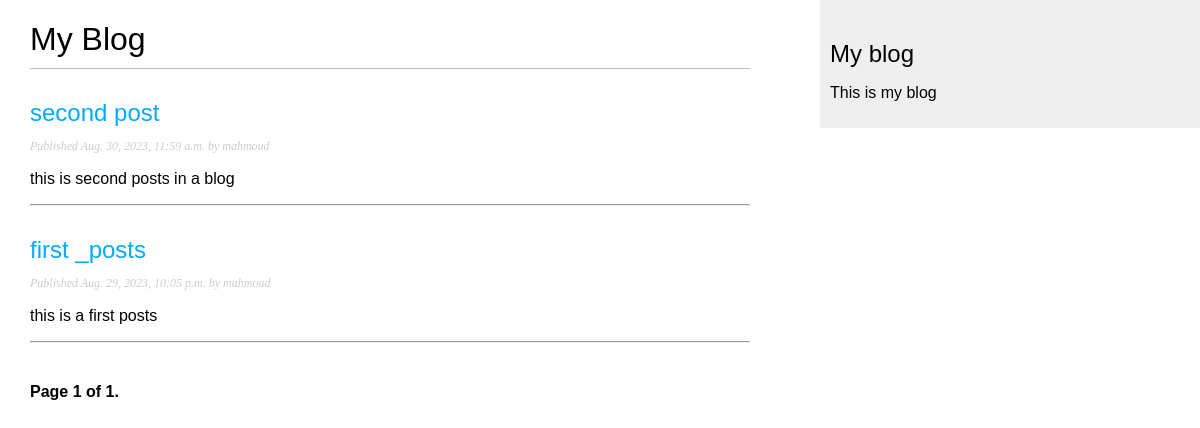
Before: /blog with the older database file.
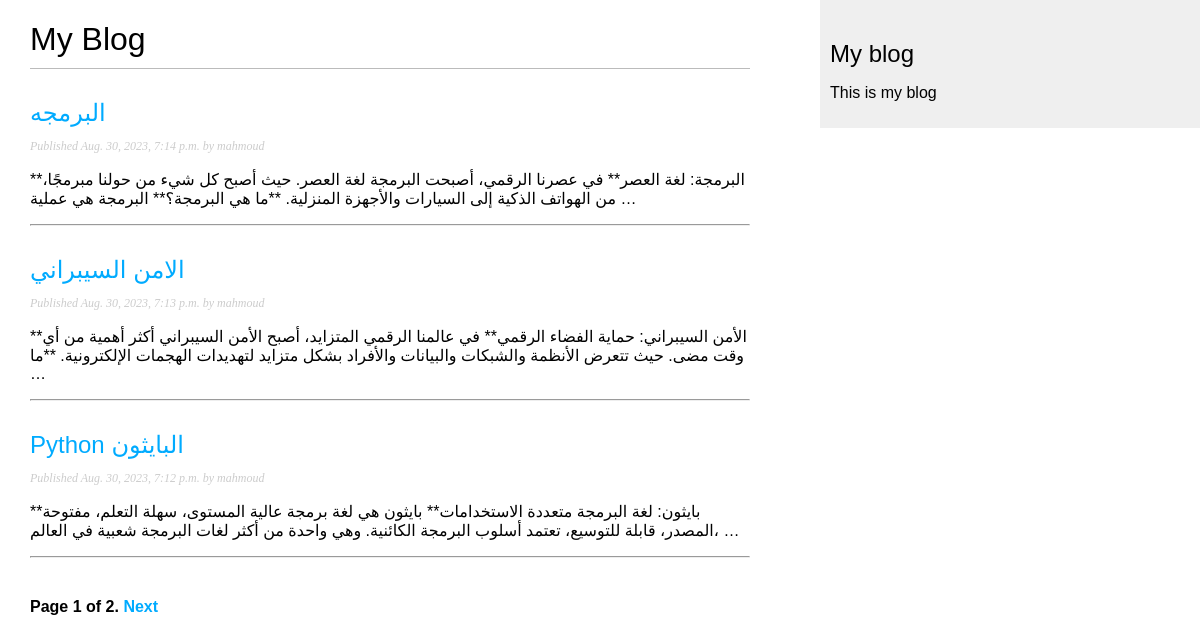
After: the same page with the newer database file.
### blog/models.py (models this page shows, shortened)
class Post(models.Model):
    class Status(models.TextChoices):
        DRAFT = 'DF' ,'Draft'
        PUBLISHED = 'PB' ,'Published'
    title = models.CharField(max_length=250)
    slug = models.SlugField(max_length=250, unique_for_date='publish')
    author = models.ForeignKey(User, on_delete=models.CASCADE, related_name='blog_posts')
    body = models.TextField()
    publish = models.DateTimeField(default=timezone.now)
    created = models.DateTimeField(auto_now_add=True)
    updated = models.DateTimeField(auto_now=True)
    status =models.CharField(max_length=2, choices=Status.choices, default=Status.DRAFT)
    class Meta:
        ordering = ['-publish']
        indexes =[
            models.Index(fields=['-publish']),
        ]
    def get_absolute_url(self):
        return reverse("blog:post_detail", args=[
            self.publish.year,
            self.publish.month,
            self.publish.day,
            self.slug
        ])

### blog/views.py (the view)
# urls.py: path('', views.PostListView.as_view(), name = 'post_list'),
class PostListView(ListView):
    model = Post
    context_object_name = 'posts'
    paginate_by = 3
    template_name = 'blog/post/list.html'

### blog/templates/blog/post/list.html (shortened to what this page needs)
{% extends "blog/base.html" %}
{% block content %}
    <h1>My Blog</h1>
    {% for post in posts %}
        <h2>
        <a href="{{post.get_absolute_url}}">
        {{ post.title }}
        </a>
        </h2>
        <p class="date">
        Published {{ post.publish }} by {{ post.author }}
        </p>
        {{ post.body|truncatewords:30|linebreaks }}
        <hr />
    {% endfor %}
    {% include "pagination.html" with page=page_obj %}
{% endblock %}

### blog/templates/blog/base.html (shortened to what this page needs)
{% load static %}
<!DOCTYPE html>
<html lang="en">
<head>
    <link rel="stylesheet" href="{% static "css/blog.css" %}">
</head>
<body>
    <div id="content">
        {% block content %}
        {% endblock content %}
    </div>
    <div id="sidebar">
        <h2>My blog</h2>
        <p>This is my blog</p>
    </div>
</body>
</html>

### blog/templates/pagination.html (shortened to what this page needs)
<div class="pagination">
    <span class="step-links">
    <span class="current">
        Page {{ page.number }} of {{ page.paginator.num_pages }}.
    </span>
    {% if page.has_next %}
        <a href="?page={{ page.next_page_number }}">Next</a>
    {% endif %}
    </span>
</div>

### blog/static/css/blog.css (style rules this page uses)
body { margin:0; padding:0; font-family:helvetica, sans-serif; }
a { color:#00abff; text-decoration:none; }
h1 { font-weight:normal; border-bottom:1px solid #bbb; padding:0 0 10px 0; }
h2 { font-weight:normal; margin:30px 0 0; }
#content { float:left; width:60%; padding:0 0 0 30px; }
#sidebar { float:right; width:30%; padding:10px; background:#efefef; height:100%; }
p.date { color:#ccc; font-family: georgia, serif; font-size: 12px; font-style: italic; }
.pagination { margin:40px 0; font-weight:bold; }

Changed rows visible on the page:
removed Post: title "second post", publish "Aug. 30, 2023, 11:59 a.m.", author "mahmoud", body "this is second posts in a blog"
removed Post: title "first _posts", publish "Aug. 29, 2023, 10:05 p.m.", author "mahmoud", body "this is a first posts"
added Post: title "البرمجه", publish "Aug. 30, 2023, 7:14 p.m.", author "mahmoud", body "**البرمجة: لغة العصر** في عصرنا الرقمي، أصبحت البرمجة لغة العصر. حيث أصبح كل شيء من حولنا مبرمجًا، من الهواتف الذكية إلى السيارات والأجهزة المنزلية. **ما هي البرمجة؟** البرمجة هي عملية …"
added Post: title "الامن السيبراني", publish "Aug. 30, 2023, 7:13 p.m.", author "mahmoud", body "**الأمن السيبراني: حماية الفضاء الرقمي** في عالمنا الرقمي المتزايد، أصبح الأمن السيبراني أكثر أهمية من أي وقت مضى. حيث تتعرض الأنظمة والشبكات والبيانات والأفراد بشكل متزايد لتهديدات الهجمات الإلكترونية. **ما …"
added Post: title "Python البايثون", publish "Aug. 30, 2023, 7:12 p.m.", author "mahmoud", body "**بايثون: لغة البرمجة متعددة الاستخدامات** بايثون هي لغة برمجة عالية المستوى، سهلة التعلم، مفتوحة المصدر، قابلة للتوسيع، تعتمد أسلوب البرمجة الكائنية. وهي واحدة من أكثر لغات البرمجة شعبية في العالم، …"
Other visible differences:
{{ page.paginator.num_pages }}: "1" → "2"
text now shown: "Next"
